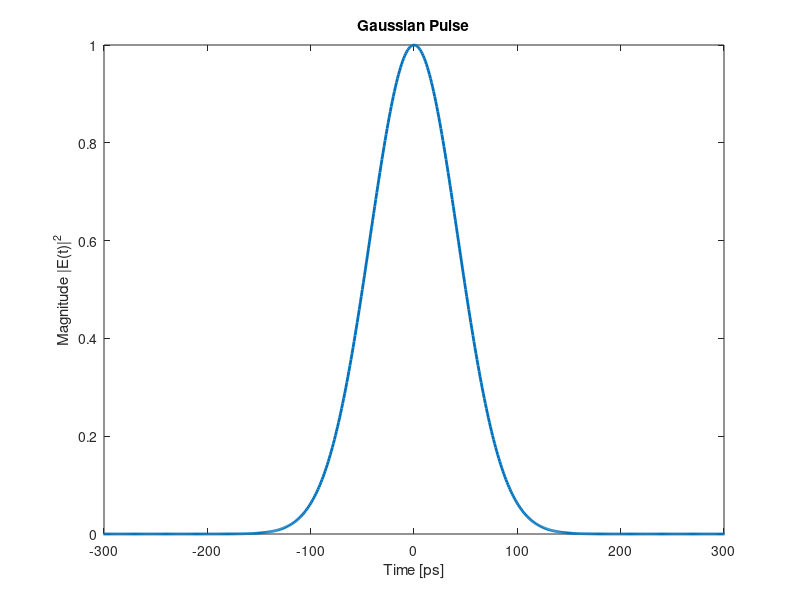

MATLAB code for this plot: (Note: this script raises an error after producing the figure.)
close all; clearvars; clc;

%Gaussian pulse centered at t=0 with 100ps FWHM

tau_fwhm = 100e-12;
tau = tau_fwhm/sqrt(2*log(2));
Eo = 1;

tb = 300e-10;
Fs = 1e12; 
t = -tb:1/Fs:tb;
L = length(t);
n = 2^nextpow2(L);




E = Eo .* exp(-t.^2./tau^2);
I = abs(E.^2);
dbI = 10*log10(I);

figure();
t1 = t/1e-12;
plot(t1, I, 'Linewidth', 2);
xlim([-300, 300]);
xlabel("Time [ps]");
ylabel("Magnitude |E(t)|^2");
title("Gaussian Pulse");
print -depsc timeGauss

figure();
% plot(t1, dbI);
semilogy(t1, I, 'Linewidth', 2);
ylim([1e-3, 1]);
xlabel("Time [ps]");
ylabel("Magnitude |E(t)|^2");
title("Semi-log Time Plot of Gaussian Pulse")
print -depsc semilogTime

Y = fftshift(fft(E, n));


% my = abs(Y.^2)/n;
f = (-n/2:n/2-1)*Fs/n;

figure();
f1 = f/1e9;
psd_g = abs(Y/n).^2
norm_coef = (psd_g(find(f==0)));
psd_norm = psd_g./norm_coef;
plot(f1, psd_norm, 'Linewidth', 2);
xlim([-10, 10]);
title("Frequency Response of Gaussian Pulse")
xlabel("Frequency [GHz]");
ylabel("PSD");
print -depsc freqGauss


% [pxx,w] = 
% plot(w,10*log10(pxx))
% [pxx, w] = periodogram(I,rectwin(length(I)),length(I),Fs);
% w1 = w/1e12;
% periodogram(I,rectwin(length(I)),length(I),Fs);
% plot(w1,10*log10(pxx))
% f = Fs*[(0:(n))/n];
% P = abs(Y/n).^2;
% P = [P((n/2):(n)), P(1:(n/2))]
% 
% plot(f,P) 
% title('Gaussian Pulse in Frequency Domain')
% xlabel('Frequency (f)')
% ylabel('|P(f)|^2')


